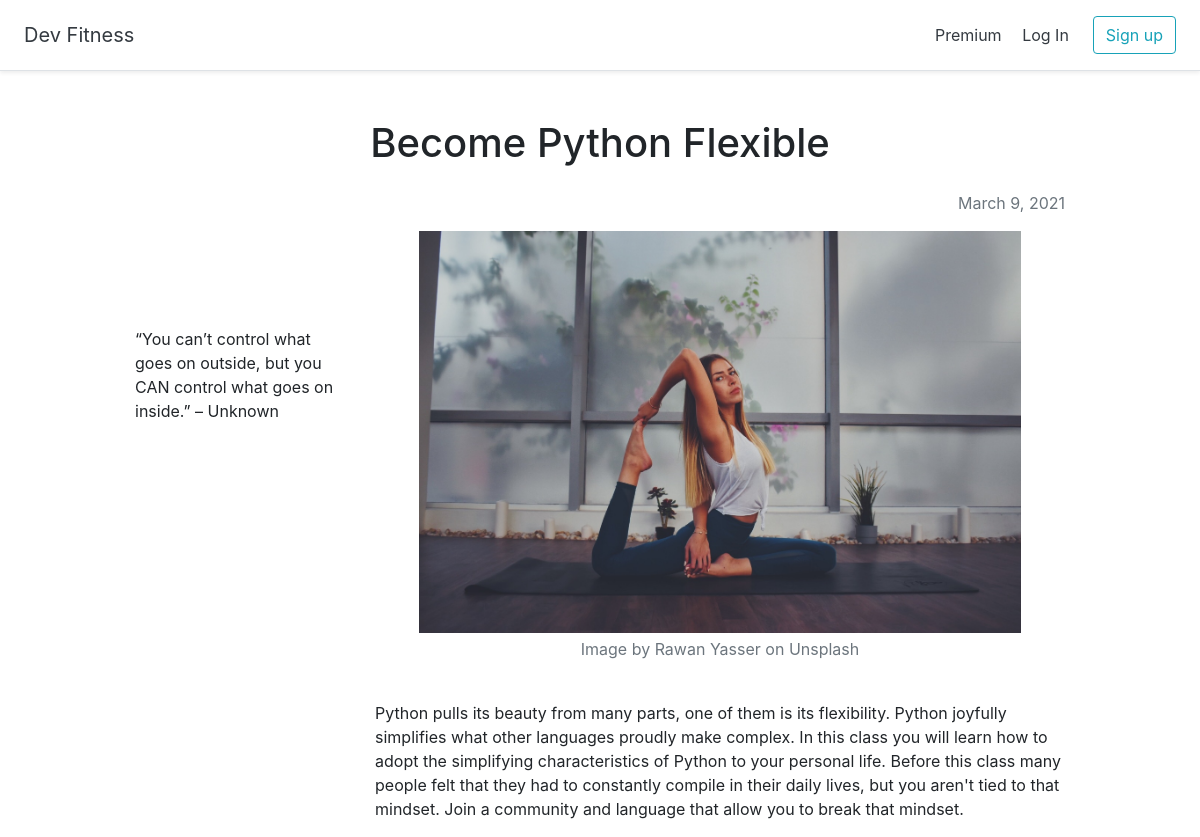
Screenshot of /plans/5 with the database file from the repository.
### plans/models.py (models this page shows, shortened)
class FitnessPlan(models.Model):
    title = models.CharField(max_length= 255)
    text = models.TextField()
    image = models.ImageField(upload_to='plans/images/', blank=True)
    image_credit = models.CharField(max_length=300, blank=True)
    video = models.CharField(max_length= 250, blank=True)
    video_credit = models.CharField(max_length=300, blank=True)
    date = models.DateField()
    premium = models.BooleanField(default=True)

### plans/views.py (the view)
# urls.py: path('plans/<int:pk>', views.plan, name='plan'),
def plan(request,pk):
    quote = str(random.choice(quote_list))
    print(quote)
    plan = get_object_or_404(FitnessPlan, pk=pk)
    if plan.premium:
        if request.user.is_authenticated:
            try:
                if request.user.customer.membership:
                    return render(request, 'plans/plan.html', {'plan':plan, 'quote': quote})
            except Customer.DoesNotExist:
                return redirect('join')
        return redirect('join')
    else:
        return render(request, 'plans/plan.html', {'plan':plan, 'quote': quote})

### plans/templates/plans/plan.html (shortened to what this page needs)
{% extends 'plans/base.html' %}
{% block content %}
<div class="container">
    <h1 class="text-center mb-4 mt-5">{{ plan.title}}</h1>
    <div class="text-right">
        <p class="text-muted">{{ plan.date }}</p>
    </div>
    <div class="row">
        <div class="col-3">
            <p class="bd-lead mt-5 pt-5"> {{ quote }} </p>
        </div>
        <div class="col-9">
            {% if plan.image %}
                <div class="text-center">
                    <img class="col-md-11 col-sm-8 rounded pb-1" src="{{ plan.image.url }}" alt="{{ plan.image.url }}">
                    <p class="text-muted pb-4">{{plan.image_credit}}</p>
                </div>
            {% endif %}
            <p>{{ plan.text|safe }}</p>
        </div>
    </div>
</div>
{% endblock %}

### plans/static/pricing.css (style rules this page uses)
html { font-size: 14px; }
@media (min-width: 768px) { html { font-size: 16px; } }
.container { max-width: 960px; }

### rows the page displays
FitnessPlan: title "Become Python Flexible", date "March 9, 2021", image (picture), image_credit "Image by Rawan Yasser on Unsplash", text "Python pulls its beauty from many parts, one of them is its flexibility. Python joyfully simplifies what other languages proudly make complex. In this class you will learn how to adopt the simplifying characteristics of Python to your personal life. Before this class many people felt that they had to constantly compile in their daily lives, but you aren't tied to that mindset. Join a community and language that allow you to break that mindset."
